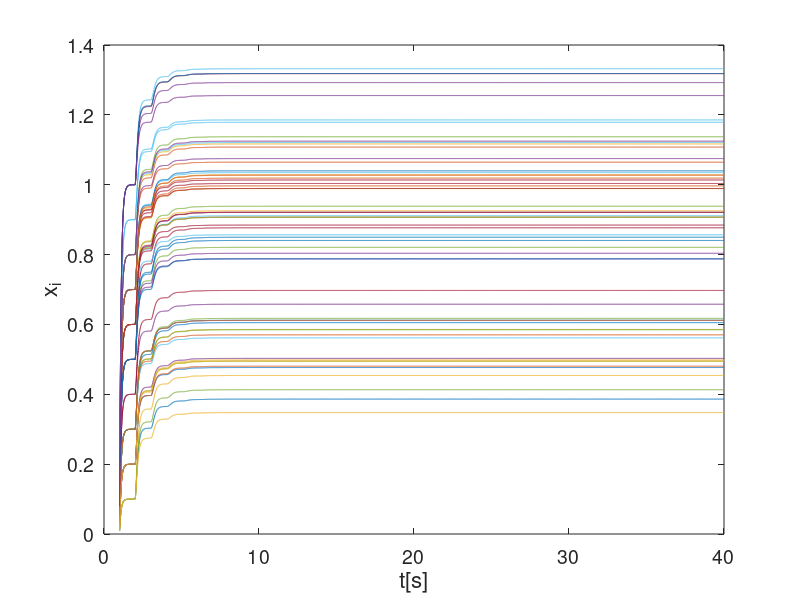

This figure's MATLAB source: (Note: this script raises an error after producing the figure.)
clc
close all

N = 60;%number of neurons
%the condition 2&3&4 are satisfied with the following chosen parameters
c = 10;
w1 = zeros(N,N);%the weights for the delayed communication
w2 = csvread('w2.csv');%the weights for the delayed communication
%define the simulation time
time = 40;tg = 0.01;t = 0:tg:time;lengtht = size(t,2);
d = 101;%communication delay=(d-1)*tg
dis = zeros(lengtht,N);
perturbedID = randsample(N,N-5);%select the N-5 perturbed neurons
%disturbance in time interval [5s,6s] and [15s,16s]
for i = 1:N-5
    dis(1501+d:1601+d,perturbedID(i))=10*rand(1);
    dis(501+d:601+d,perturbedID(i))=10*rand(1);
end
u = csvread('u.csv');%the constant interger input
x = zeros(lengtht,N);%initial state
%% equilibrium
for i = d+1:lengtht
    for j = 1:N
        dotx(i,j) = -c*x(i-1,j)+w1(j,:)*tanh(x(i-1,:))'+w2(j,:)*tanh(x(i-d,:))'+u(j);
        x(i,j) = x(i-1,j)+dotx(i,j)*tg;
    end
end
figure
for i = 1:N
    plot(t(d+1:end),x(d+1:end,i));hold on
end
set(gca,'FontSize',14);xlabel('t[s]','FontSize',16);ylabel('x_i','FontSize',16)
%compute the equilibrium
y = sym('y',[1 N]);
xequ = struct2array(solve(-c*eye(N)*y'+w1*tanh(y)'+w2*tanh(y)'+u==zeros(N,1)));
%% perturbed network
for i = d+1:lengtht
    for j = 1:N
        dotx(i,j) = -c*x(i-1,j)+w1(j,:)*tanh(x(i-1,:))'+w2(j,:)*tanh(x(i-d,:))'+u(j)+dis(i,j);
        x(i,j) = x(i-1,j)+dotx(i,j)*tg;
    end
end
figure
for i = 1:N
    if any(i==perturbedID)
        ln1 = plot(t(d+1:end),(x(d+1:end,i)-xequ(i)),'k');hold on
    else
        ln2 = plot(t(d+1:end),(x(d+1:end,i)-xequ(i)),'r');
    end
end
set(gca,'FontSize',14);xlabel('t[s]','FontSize',16);ylabel('Deviation','FontSize',16)
legend([ln1,ln2],{'Perturbed neurons','Unperturbed neurons'})
